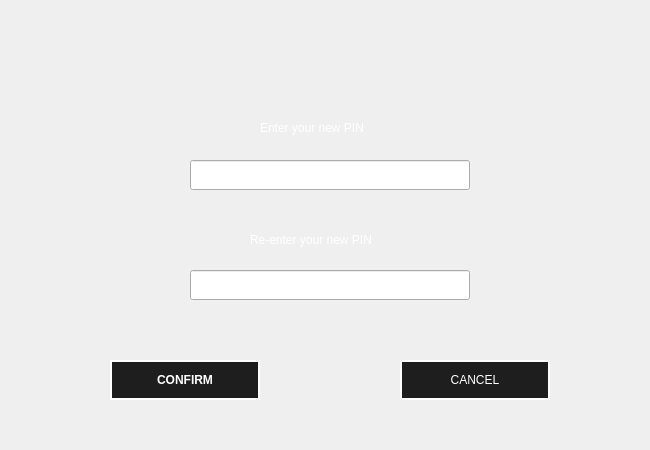
<?xml version="1.0" encoding="UTF-8"?>
<ui version="4.0">
 <class>Atm_ChangePin</class>
 <widget class="QWidget" name="Atm_ChangePin">
  <property name="geometry">
   <rect>
    <x>0</x>
    <y>0</y>
    <width>650</width>
    <height>450</height>
   </rect>
  </property>
  <property name="minimumSize">
   <size>
    <width>650</width>
    <height>450</height>
   </size>
  </property>
  <property name="maximumSize">
   <size>
    <width>650</width>
    <height>450</height>
   </size>
  </property>
  <property name="windowTitle">
   <string>CHANGE PIN</string>
  </property>
  <property name="styleSheet">
   <string notr="true">

QPushButton{
color: white;
background: white;
background-color: rgb(30, 30, 30);
border: 2px solid white;
}



QPushButton:hover{
background-color: rgb(30, 30, 30);
color: white;
}


QPushButton:pressed
{
font: bold;
}

</string>
  </property>
  <widget class="QLabel" name="label">
   <property name="geometry">
    <rect>
     <x>260</x>
     <y>120</y>
     <width>161</width>
     <height>16</height>
    </rect>
   </property>
   <property name="font">
    <font>
     <pointsize>9</pointsize>
    </font>
   </property>
   <property name="text">
    <string>&lt;html&gt;&lt;head/&gt;&lt;body&gt;&lt;p&gt;&lt;span style=&quot; color:#ffffff;&quot;&gt;Enter your new PIN&lt;/span&gt;&lt;/p&gt;&lt;/body&gt;&lt;/html&gt;</string>
   </property>
  </widget>
  <widget class="QLabel" name="label_2">
   <property name="geometry">
    <rect>
     <x>250</x>
     <y>230</y>
     <width>161</width>
     <height>21</height>
    </rect>
   </property>
   <property name="font">
    <font>
     <pointsize>9</pointsize>
    </font>
   </property>
   <property name="text">
    <string>&lt;html&gt;&lt;head/&gt;&lt;body&gt;&lt;p&gt;&lt;span style=&quot; color:#ffffff;&quot;&gt;Re-enter your new PIN&lt;/span&gt;&lt;/p&gt;&lt;/body&gt;&lt;/html&gt;</string>
   </property>
  </widget>
  <widget class="QLineEdit" name="pin">
   <property name="geometry">
    <rect>
     <x>190</x>
     <y>160</y>
     <width>280</width>
     <height>30</height>
    </rect>
   </property>
  </widget>
  <widget class="QLineEdit" name="repin">
   <property name="geometry">
    <rect>
     <x>190</x>
     <y>270</y>
     <width>280</width>
     <height>30</height>
    </rect>
   </property>
  </widget>
  <widget class="QPushButton" name="confirm">
   <property name="geometry">
    <rect>
     <x>110</x>
     <y>360</y>
     <width>150</width>
     <height>40</height>
    </rect>
   </property>
   <property name="font">
    <font>
     <weight>75</weight>
     <bold>true</bold>
    </font>
   </property>
   <property name="styleSheet">
    <string notr="true">QPushButton:hover{
background-color: rgb(0, 60, 0);
color: white;
}</string>
   </property>
   <property name="text">
    <string>CONFIRM</string>
   </property>
  </widget>
  <widget class="QPushButton" name="cancel">
   <property name="geometry">
    <rect>
     <x>400</x>
     <y>360</y>
     <width>150</width>
     <height>40</height>
    </rect>
   </property>
   <property name="styleSheet">
    <string notr="true">QPushButton:hover{
background-color: rgb(80, 0, 0);
color: white;
}</string>
   </property>
   <property name="text">
    <string>CANCEL</string>
   </property>
  </widget>
  <widget class="QLabel" name="label_3">
   <property name="geometry">
    <rect>
     <x>0</x>
     <y>0</y>
     <width>650</width>
     <height>450</height>
    </rect>
   </property>
   <property name="minimumSize">
    <size>
     <width>650</width>
     <height>450</height>
    </size>
   </property>
   <property name="maximumSize">
    <size>
     <width>650</width>
     <height>450</height>
    </size>
   </property>
   <property name="styleSheet">
    <string notr="true">border-image: url(:/images/clientbg1.png);</string>
   </property>
   <property name="text">
    <string/>
   </property>
  </widget>
  <zorder>label_3</zorder>
  <zorder>label</zorder>
  <zorder>label_2</zorder>
  <zorder>pin</zorder>
  <zorder>repin</zorder>
  <zorder>confirm</zorder>
  <zorder>cancel</zorder>
 </widget>
 <resources>
  <include location="resource.qrc"/>
 </resources>
 <connections/>
</ui>
